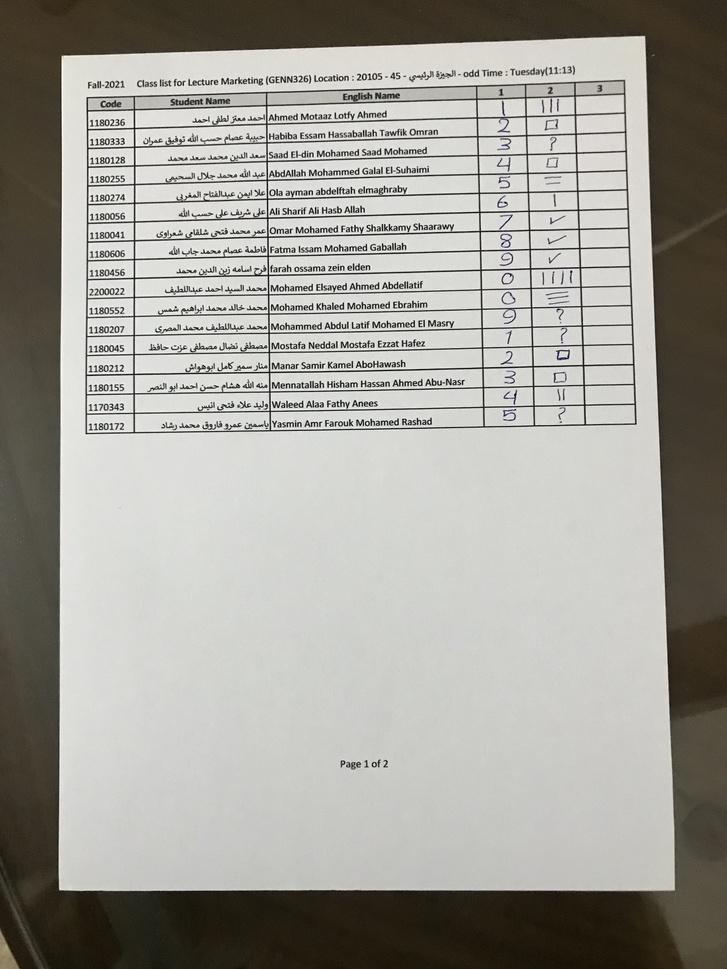
#> input picture Module 1 - Grades Sheet/data/images/1.jpg, 727 x 969 px, shrunk from 3024 x 4030 before the run
$ python -i cellsExtraction.py   (imports and definitions only)
#> lines starting #> are read from the running program, lines starting #| are printed output that depends on the picture; after the words box and inside, x2 and y2 are one past the last pixel; in counts of white or black regions, pixels touching at a corner belong together
#> further down, picture is the input picture: shape (969, 727, 3); mean B, G, R 152.7, 159.6, 161.2
import cv2 as cv
import numpy as np
import os
from Module1GradesSheet.src.utils import *
from Module1GradesSheet.src.Extractions.tableExtraction import *

def detect_table_cells(image, min_cell_width=30, min_cell_height=20):
    """Detect table cells and group them into rows."""
#> called with min_cell_width = 30, min_cell_height = 20
    img_gray = cv.cvtColor(image, cv.COLOR_BGR2GRAY)

    # Thresholding and invert (lines = white)
    _, img_bin = cv.threshold(img_gray, 128, 255, cv.THRESH_BINARY | cv.THRESH_OTSU)
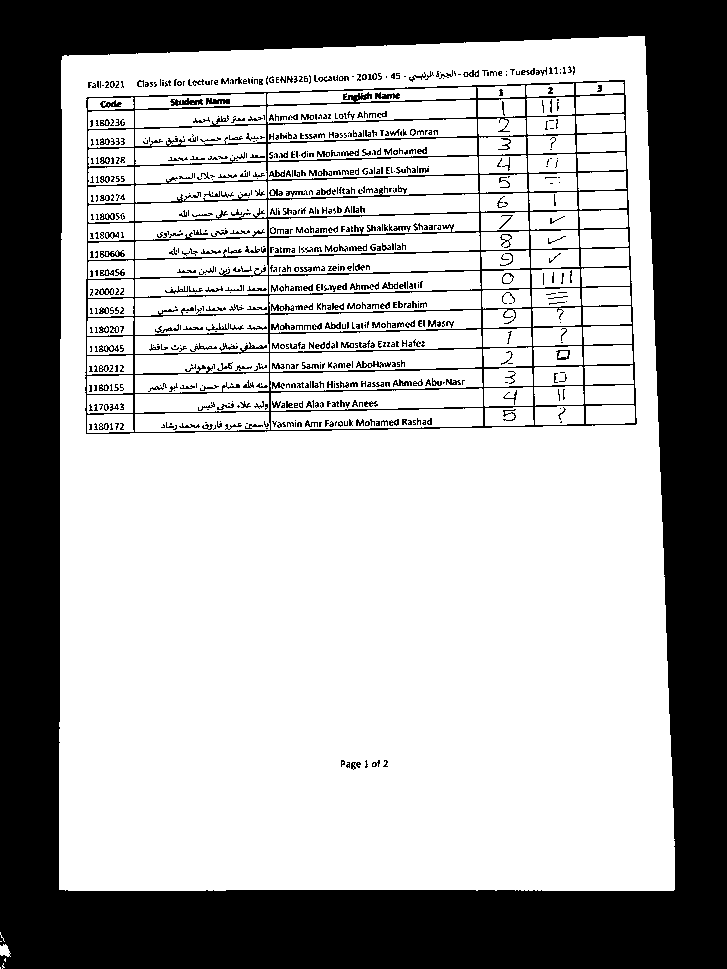
#> img_bin: shape (969, 727); 67.1% white; 802 black regions (531 under 20 px), largest, box (x1, y1, x2, y2) and area: (0, 0, 727, 969) 197705, (85, 80, 637, 434) 19267, (170, 98, 203, 106) 150
    img_bin = cv.bitwise_not(img_bin)

    # Detect vertical lines
    kernel_length_v = img_gray.shape[1] // 120
#> kernel_length_v = 6
    vertical_kernel = cv.getStructuringElement(cv.MORPH_RECT, (1, 20))
    temp_img_v = cv.erode(img_bin, vertical_kernel, iterations=5)
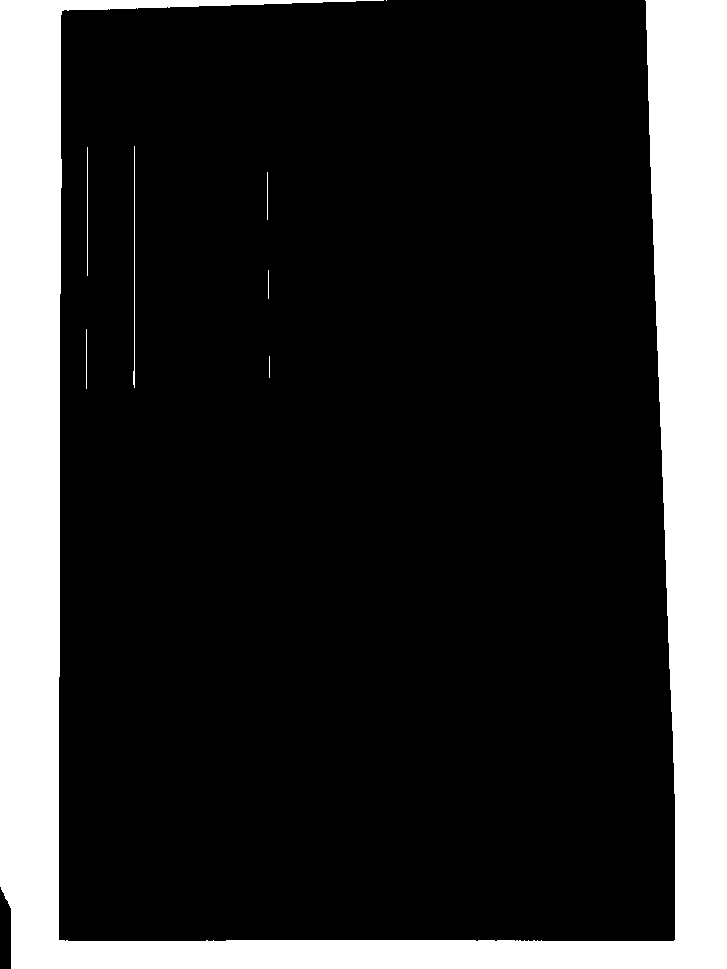
#> temp_img_v: shape (969, 727); 19.9% white; 8 white regions (1 under 20 px), largest, box (x1, y1, x2, y2) and area: (0, 0, 727, 969) 139536, (133, 146, 135, 388) 256, (87, 147, 88, 276) 129
    vertical_lines = cv.dilate(temp_img_v, vertical_kernel, iterations=5)
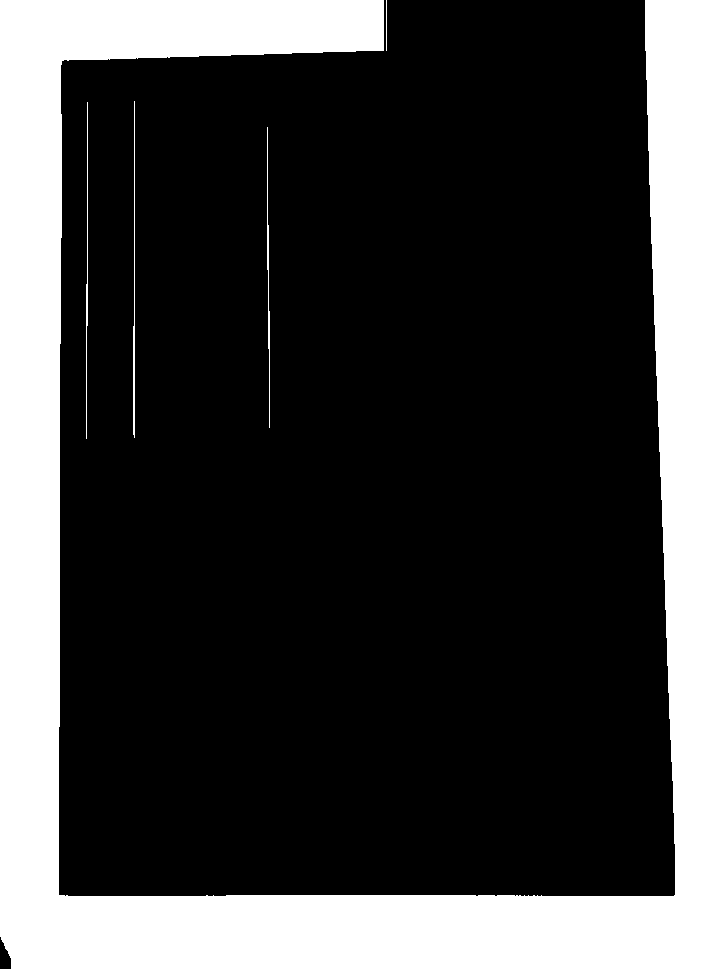
#> vertical_lines: shape (969, 727); 26.5% white; 5 white regions, box (x1, y1, x2, y2) and area: (0, 0, 727, 969) 185651, (133, 101, 135, 438) 446, (267, 127, 270, 428) 384, (86, 102, 88, 439) 379, (386, 0, 387, 51) 51

    # Detect horizontal lines
    kernel_length_h = img_gray.shape[0] // 40
#> kernel_length_h = 24
    horizontal_kernel = cv.getStructuringElement(cv.MORPH_RECT, (20, 1))
    temp_img_h = cv.erode(img_bin, horizontal_kernel, iterations=5)
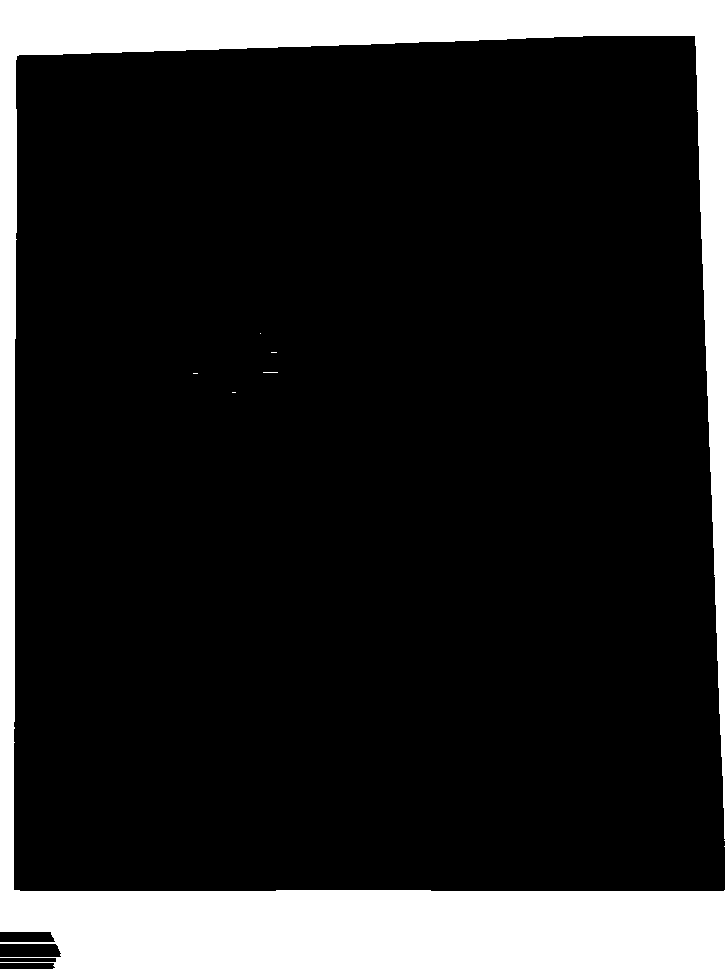
#> temp_img_h: shape (969, 727); 16.3% white; 6 white regions (5 under 20 px), largest, box (x1, y1, x2, y2) and area: (0, 0, 727, 969) 114614
    horizontal_lines = cv.dilate(temp_img_h, horizontal_kernel, iterations=5)
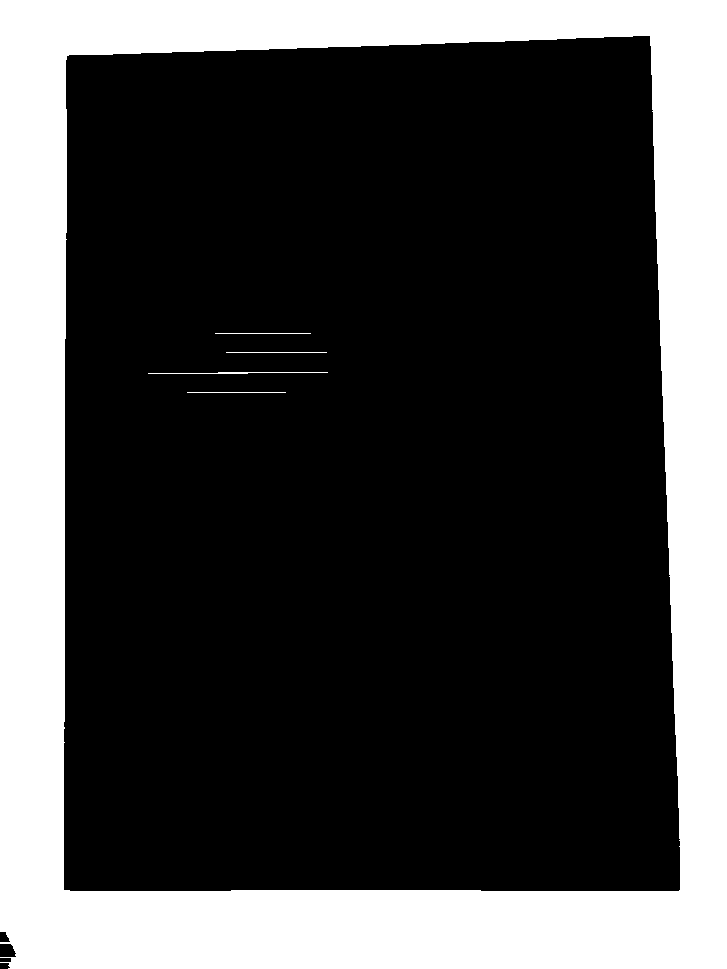
#> horizontal_lines: shape (969, 727); 28.1% white; 5 white regions, box (x1, y1, x2, y2) and area: (0, 0, 727, 969) 197419, (148, 372, 328, 374) 210, (226, 352, 327, 353) 101, (187, 392, 286, 393) 99, (215, 333, 311, 334) 96

    # Combine lines to get table skeleton
    table_segment = cv.addWeighted(vertical_lines, 0.5, horizontal_lines, 0.5, 0.0)
    kernel = cv.getStructuringElement(cv.MORPH_RECT, (3,3))
    table_segment = cv.erode(cv.bitwise_not(table_segment), kernel, iterations=2)
    _, table_segment = cv.threshold(table_segment, 0, 255, cv.THRESH_OTSU)
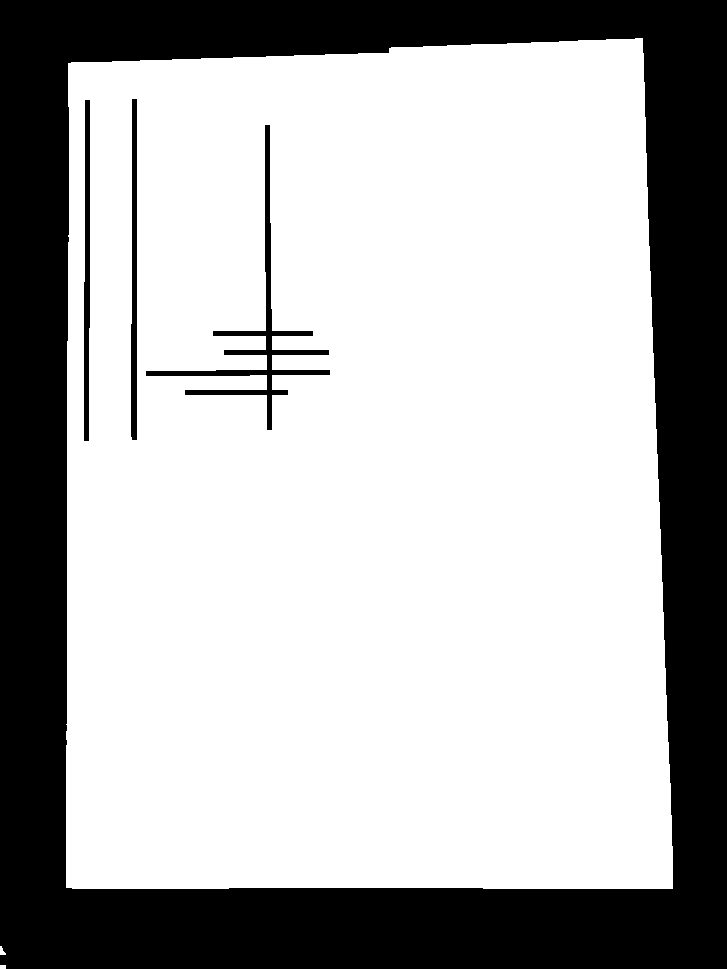
#> table_segment: shape (969, 727); 69.2% white; 4 black regions

    # Find contours
    contours, _ = cv.findContours(table_segment, cv.RETR_TREE, cv.CHAIN_APPROX_SIMPLE)
#> contours = 6 contours, 1 with area under 20; largest, box (x1, y1, x2, y2) and area: (66, 38, 673, 889) 493407, (145, 124, 331, 431) 4776, (130, 98, 138, 441) 2163, (83, 99, 91, 442) 2096, (0, 946, 6, 955) 22

    # Filter valid cells
    cells = []
    for c in contours:
        x, y, w, h = cv.boundingRect(c)
        if w >= min_cell_width and h >= min_cell_height:
            cells.append((x, y, w, h))
#> this loop made 6 passes
#> (x, y, w, h) on passes 2 to 6: (0, 946, 6, 9), (66, 38, 607, 851), (145, 124, 186, 307), (83, 99, 8, 343), (130, 98, 8, 343)
#> (c, x, y, w, h) on pass 1: ([[0, 965], [0, 968], [5, 968], [5, 965]], 0, 965, 6, 4)
#> after the loop, cells = [(66, 38, 607, 851), (145, 124, 186, 307)]

    # Sort cells top → bottom
    cells = sorted(cells, key=lambda b: b[1])

    # Group cells into rows based on y-coordinate
    rows = []
    current_row = [cells[0]]
#> current_row = [(66, 38, 607, 851)]
    for cell in cells[1:]:
        if abs(cell[1] - current_row[-1][1]) < 20:  # tolerance for same row
            current_row.append(cell)
        else:
            rows.append(sorted(current_row, key=lambda b: b[0]))
            current_row = [cell]
#> this loop made 1 pass
#> after the loop, rows = [[(66, 38, 607, 851)]]
    rows.append(sorted(current_row, key=lambda b: b[0]))

    return rows

def visualize_cells(image, rows):
    """Draw rectangles around each detected cell."""
    output_img = image.copy()
    colors = [(255,0,0), (0,255,0), (0,0,255), (255,255,0)]
    for i, row in enumerate(rows):
        for (x, y, w, h) in row:
            cv.rectangle(output_img, (x, y), (x+w, y+h), colors[i % 4], 2)
    return output_img

def save_cells(image, rows, output_root="../data/cells", image_index=0):
    """Save each cell into folders per image."""
    folder_path = os.path.join(output_root, str(image_index+1))
    os.makedirs(folder_path, exist_ok=True)

    for i, row in enumerate(rows):
        for j, (x, y, w, h) in enumerate(row):
            cell_img = image[y:y+h, x:x+w]
            cell_path = os.path.join(folder_path, f"row{i+1}_cell{j+1}.jpg")
            cv.imwrite(cell_path, cell_img)


def test_cell_extraction(image_paths, output_root="../data/cells"):
    for i, img_path in enumerate(image_paths):
        print(f"Processing image {i+1}/{len(image_paths)}")
        image = cv.imread(img_path)
        image = extractTable(img_path)
        rows = detect_table_cells(image)
        output_img = visualize_cells(image, rows)
        show_images([output_img], titles=[f"Cells Highlighted - Image {i+1}"])
        save_cells(image, rows, output_root, image_index=i)
        print(f"Saved {len(rows)} rows for image {i+1}")


images = ["../data/images/1.jpg", "../data/images/2.jpg", "../data/images/3.jpg", "../data/images/4.jpg",
          "../data/images/5.jpg", "../data/images/6.jpg", "../data/images/7.jpg", "../data/images/8.jpg",
          "../data/images/9.jpg", "../data/images/10.jpg", "../data/images/11.jpg", "../data/images/12.jpg",
          "../data/images/13.jpg", "../data/images/14.jpg", "../data/images/15.jpg", "../data/images/16.jpg",
          "../data/images/17.jpg", "../data/images/18.jpg", "../data/images/19.jpg", "../data/images/20.jpg",
          "../data/images/21.jpg", "../data/images/22.jpg", "../data/images/23.jpg", "../data/images/24.jpg"]

# [2 lines not run here, left out]

>>> import cv2
>>> picture = cv2.imread('../../../Module 1 - Grades Sheet/data/images/1.jpg')
>>> result = detect_table_cells(picture)
#> result = [[(66, 38, 607, 851)], [(145, 124, 186, 307)]]
